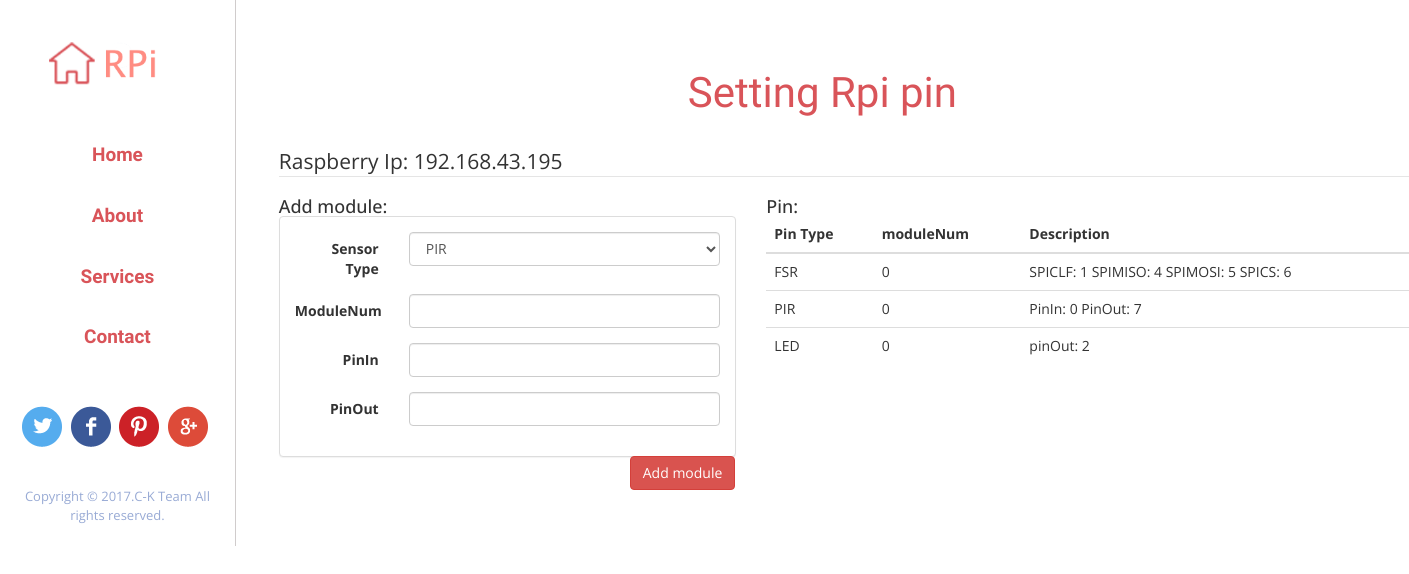
Before: /PinSet/192.168.43.195/ with the older database file.
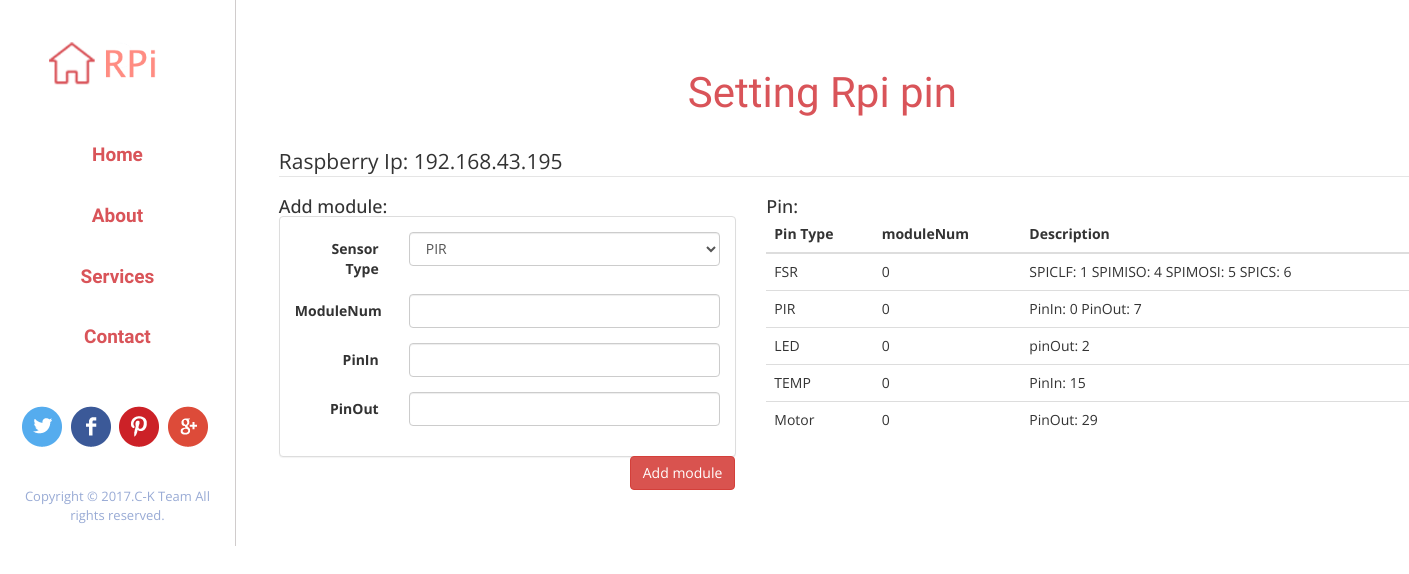
After: the same page with the newer database file.
### Main/models.py (models this page shows, shortened)
class Sensor(models.Model):
	Ip = models.ForeignKey(Raspberry, on_delete=models.CASCADE)
	SensorName = models.CharField(max_length=30)
	moduleNum = models.IntegerField(default=None, blank=True, null=True)
	Pin1 = models.IntegerField(default=None, blank=True, null=True)
	Pin2 = models.IntegerField(default=None, blank=True, null=True)
	Pin3 = models.IntegerField(default=None, blank=True, null=True)
	Pin4 = models.IntegerField(default=None, blank=True, null=True)

### Main/views.py (the view, shortened to what this page needs)
# urls.py: url(r'^PinSet/(?P<RpiIp>.*)/$', views.PinSetting, name="PinSet"),
def PinSetting(request, RpiIp):
	table_list = []
	rasp = Raspberry.objects.get(Ip=RpiIp)
	Sensorlist = Sensor.objects.filter(Ip=rasp)
	for sensor in Sensorlist:
		tmp = {"Name":'', "moduleNum": '', "pin":''}
		tmp["Name"] = sensor.SensorName
		tmp["moduleNum"] = str(sensor.moduleNum)
		pin_set = ''
		if sensor.Pin1 != None:
			if sensor.SensorName == "PIR":
				pin_set += "PinIn: "
			elif sensor.SensorName == "FSR":
				pin_set += "SPICLF: "
			elif sensor.SensorName == "TEMP":
				pin_set += "PinIn: "
			elif sensor.SensorName == "IR":
				pin_set += "PinOut: "
			elif sensor.SensorName == "LED":
				pin_set += "pinOut: "
			elif sensor.SensorName == "Motor":
				pin_set += "PinOut: "
			pin_set += str(sensor.Pin1)
			pin_set += " "
		if sensor.Pin2 != None:
			if sensor.SensorName == "PIR":
				pin_set += "PinOut: "
			elif sensor.SensorName == "FSR":
				pin_set += "SPIMISO: "
			pin_set += str(sensor.Pin2)
			pin_set += " "
		if sensor.Pin3 != None:
			if sensor.SensorName == "FSR":
				pin_set += "SPIMOSI: "
			pin_set += str(sensor.Pin3)
			pin_set += " "
		if sensor.Pin4 != None:
			if sensor.SensorName == "FSR":
				pin_set += "SPICS: "
			pin_set += str(sensor.Pin4)
			pin_set += " "
		tmp["pin"] = pin_set
		table_list.append(tmp)
	return render(request, "Pinset.html", {"RpiIp":RpiIp, "Sensors":table_list})

### Main/templates/Pinset.html (shortened to what this page needs)
{% load staticfiles %}
<!DOCTYPE html>
<html>
<head>
<link href="{% static "css/bootstrap.css" %}" type="text/css" rel="stylesheet" media="all">
<link href="{% static "css/style.css" %}" type="text/css" rel="stylesheet" media="all">
</head>
<body>
	<div class="container-fluid">
		<div class="row">
			<div class="col-sm-3 col-md-2 sidebar">
				<div class="logo">
					<a href="index.html"><img src="{% static "images/mylog.png" %}" alt="logo"/></a>
				</div>
				<div class="top-nav">
					<div class="nav1">
						<ul class=" nav nav-sidebar">
							<li><a href="{% url 'index' %}">Home</a></li>
							<li><a href="{% url 'about' %}'">About</a></li>
							<li><a href="{% url 'RaspSetting' %}">Services</a></li>
							<li><a href="{% url 'contact' %}">Contact</a></li>
						</ul>
						<div class="social-icons">
							<ul>
								<li><a href="#"></a></li>
								<li><a href="#" class="fb"></a></li>
								<li><a href="#" class="be"></a></li>
								<li><a href="#" class="gg"></a></li>
							</ul>
						</div>
					</div>
				</div>
				<p>Copyright &copy; 2017.C-K Team All rights reserved.</p>
			</div>
			<div class="col-sm-9 col-sm-offset-3 col-md-10 col-md-offset-2 main about-main">
				<div class="services">
					<h3>Setting Rpi pin</h3>
                    <div class="form-group Hide" id="PinIn">
                    <label for="amount" class="col-sm-3 control-label">PinIn</label>
                        <div class="col-sm-9">
                            <input type="number" class="form-control" name="PinIn">
                        </div>
                    </div>
                    <div class="form-group Hide" id="PinOut">
                    <label for="amount" class="col-sm-3 control-label">PinOut</label>
                        <div class="col-sm-9">
                            <input type="number" class="form-control" name="PinOut">
                        </div>
                    </div>
                <div class="container">
                    <div class="row">
                        <div class="col-sm-12">
                            <legend>Raspberry Ip: {{RpiIp}}</legend>
                        </div>
                        <div class="col-sm-5">
                            <h4>Add module:</h4>
                            <div class="panel panel-default">
                                <form method="POST" action="#">
                                    <div class="panel-body form-horizontal module-form" id="PinAdd">
                                        <div class="form-group">
                                            <label for="Sensor" class="col-sm-3 control-label">Sensor Type</label>
                                            <div class="col-sm-9">
                                                <select class="form-control" name="Sensor">
                                                    <option>PIR</option>
                                                </select>
                                            </div>
                                        </div>
                                        <div class="form-group">
                                            <label for="amount" class="col-sm-3 control-label">ModuleNum</label>
                                            <div class="col-sm-9">
                                                <input type="number" class="form-control" id="ModuleNum" name="ModuleNum">
                                            </div>
                                        </div>
                                    </div>
                                    <input class="btn btn-danger pull-right" type="submit" id="Addmodule" value="Add module">
                                </form>
                            </div>
                        </div>
                        <div class="col-sm-7">
                            <h4>Pin:</h4>
                            <div class="row">
                                <div class="col-xs-12">
                                    <div class="table-responsive">
                                        <table class="table preview-table">
                                            <thead>
                                                <tr>
                                                    <th>Pin Type</th>
                                                    <th>moduleNum</th>
                                                    <th>Description</th>
                                                </tr>
                                            </thead>
                                            <tbody>
                                                {% for sensor in Sensors %}
                                                <tr>
                                                    <td>{{sensor.Name}}</td>
                                                    <td>{{sensor.moduleNum }}
                                                    <td>{{sensor.pin }}</td>
                                                </tr>
                                                {% endfor %}
                                            </tbody>
                                        </table>
                                    </div>
                                </div>
                            </div>
                        </div>
                    </div>
                </div>
				</div>
			</div>
</body>
</html>

### Main/static/css/style.css (style rules this page uses)
body { margin:0; font-family: 'Open Sans', sans-serif; }
body a { transition: 0.5s all ease; -webkit-transition: 0.5s all ease; -moz-transition: 0.5s all ease; -o-transition: 0.5s all ease; -ms-transition: 0.5s all ease; }
h1,h2,h3,h4,h5,h6 { margin:0; }
p { margin:0; }
ul,label { margin:0; padding:0; }
.sidebar { display: none; }
@media (min-width: 768px) { .sidebar { position: fixed; top: 0; bottom: 0; left: 0; z-index: 1000; display: block; padding: 20px; overflow-x: hidden; overflow-y: auto; background-color: #f5f5f5; } }
.nav-sidebar { margin-right: -21px; margin-bottom: 20px; margin-left: -20px; }
.nav-sidebar > li > a { padding-right: 20px; padding-left: 20px; border-top: 2px solid #fff; border-bottom: 2px solid #fff; }
@media (min-width: 768px) { .main { padding-right: 40px; padding-left: 40px; } }
ul.nav.nav-sidebar { margin: 4em 0 0; }
ul.nav.nav-sidebar li { margin-bottom: .5em; }
.logo { margin: 0 auto; position: relative; width: 58%; }
.logo a { display: block; }
.logo a img { vertical-align: middle; width: 100%; }
ul.nav.nav-sidebar li a { padding: 0.6em 0; color: #d95459; font-size: 19px; font-weight: 600; font-family: 'Marvel', sans-serif; }
.sidebar { padding: 3.5em 0 2em; text-align: center; background-color: #fff; }
.sidebar p { color: #99abd5; font-size: 13px; margin: 0 auto; text-align: center; width: 82%; }
.social-icons { display: inline-block; margin: 4em 0; }
.social-icons ul li { display: inline-block; margin-right: 5px; }
.social-icons a { background: url(../images/iconsprite.png)no-repeat 0px 0px; display: block; width: 40px; height: 41px; transition: none; }
.social-icons a.fb { background: url(../images/iconsprite.png)no-repeat 0px -47px; }
.social-icons a.be { background:url(../images/iconsprite.png)no-repeat 0px -95px; }
.social-icons a.gg { background:url(../images/iconsprite.png)no-repeat 0px -143px; }
.main { padding: 0; }
h3 { color: #d95459; font-size: 3em; margin-bottom: 0.7em; text-align: center; font-family: 'Marvel', sans-serif; }
ul { padding: 0; list-style: none; }
.about-main { border-left: 1px solid rgb(208, 204, 204); padding: 5em 2em 4em; }
@media (max-width:1440px) { .social-icons { margin: 2.5em 0; } }
@media (max-width:1440px) { .sidebar { padding: 3em 0 1.5em; } }
@media (max-width:1440px) { ul.nav.nav-sidebar { margin: 3em 0 0; } }

### Main/templates/Pinset.html (style rules this page uses)
.Hide { display: none; }

Changed rows visible on the page:
added Sensor: Name "TEMP"
added Sensor: Name "Motor"
Other visible differences:
new list line: "0 PinIn: 15"
new list line: "0 PinOut: 29"
